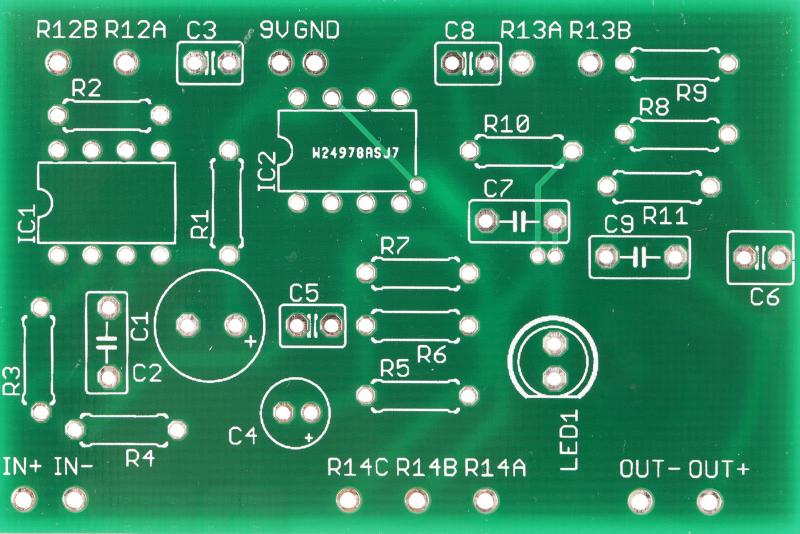
#> input picture PCB.jpg, 1600 x 1067 px (shown at 1/2 size)
$ jupyter execute --allow-errors Shape_feature.ipynb
#> lines starting #> are read from the running program, lines starting #| are printed output that depends on the picture; after the words box and inside, x2 and y2 are one past the last pixel; in counts of white or black regions, pixels touching at a corner belong together
# Week 6: Shape Feature

We introduced the shape features in the lecture. This week, we will practice the implementation of those algorithms by using OpenCV and Python.

You should be able to complete the task by following the To-Do List ✅

Please check our previous weeks' lab solutions if you forget how to use certain functions. The solutions are in each week's Bb site folder

> ❗ You can use the Scikit-Learn function to complete your task today, but you should also work on creating those algorithms from scratch. Please check the algorithm from this week's lecture.

## Task 1: Preparision

✅ Mount your google drive

✅ Import libraries such as OpenCV and MatPlotLib

✅ Choose and upload some images from the pedestrains128x64 dataset (__You will use the same dataset to work on some other tasks for Object/Human Detection__)

✅ Load the image by using OpenCV functions

✅ Transfer the colour image into a grayscale image (__The rest of the task only works on shape, so the color is not used this week__)

✅ Display the grayscale image by using MatPlotLib functions.

[cell 1]
import matplotlib.pyplot as plt
import cv2
import os
import numpy as np

dataset_path = r"D:\SHU\ML_lab\Lab6_shape_feature\pedestrians_positive"
#> (the rest of this cell did not finish here and is left out)

[cell 2]
# Assuming grayscale_images is a list of 2D numpy arrays
colors = ['red', 'green', 'blue']
#> (the rest of this cell did not finish here and is left out)

## Task 2 Kernel-based Edge Detection

Some algorithms use edges to describe the shapes. One basic approach is to use kernel-based filters. Please check this [online demo](https://setosa.io/ev/image-kernels/) - Play with it and understand:
1. what are kernels
2. How to define a kernel-size and value in the kernel
3. The type of kernels
4. When to use each kernel for different tasks

__TO DO__

✅ check [this web tutorial](https://www.askpython.com/python-modules/opencv-filter2d) and learn how to implement a kernel-based sobel edge detection by using your image

[cell 3]
kernel1 = np.array([[1, 2, 1],
                    [0, 0, 0],
                    [-1, -2, -1]])

#> (the rest of this cell did not finish here and is left out)

## Task 3 Canny Edge detection

You can work on some advanced edge detection algorithms from OpenCV high-level functions.

try `cv2.Canny()`

The output is a binary image containing the edge of the input. Adjust the threshould 1 and threshold 2 and aperture size. Display the edge images and observe the differences.

Check more details [Here](https://docs.opencv.org/3.4/da/d22/tutorial_py_canny.html)

#> (a cell that did not finish here is left out)

## Task 4: Morphological Demo

To explore how to use morphological image processing methods
1. Erosion
2. Dilation
3. Opening
4. Closing

✅ Run the following code to compare the difference between input and output

✅ Modify the parameters, such as kernel size, iterations and compare the difference again.

[cell 5]
import cv2
import numpy as np

obj = np.ones((100,100), np.uint8)
hole = np.zeros((10,10), np.uint8)
obj[25:35,25:35] = hole
noise = np.ones((10,10), np.uint8)
image = np.zeros((300,300), np.uint8)
image[50:150,50:150] = obj
image[200:210,200:210] = noise

[cell 6]
#Erosion
kernel = np.ones((11,11), np.uint8) #Kernel

eroded = cv2.erode(image, kernel, iterations=1)
f,axes = plt.subplots(1,2,figsize=(10,5))
axes[0].imshow(image, cmap='gray')
axes[1].imshow(eroded, cmap='gray')
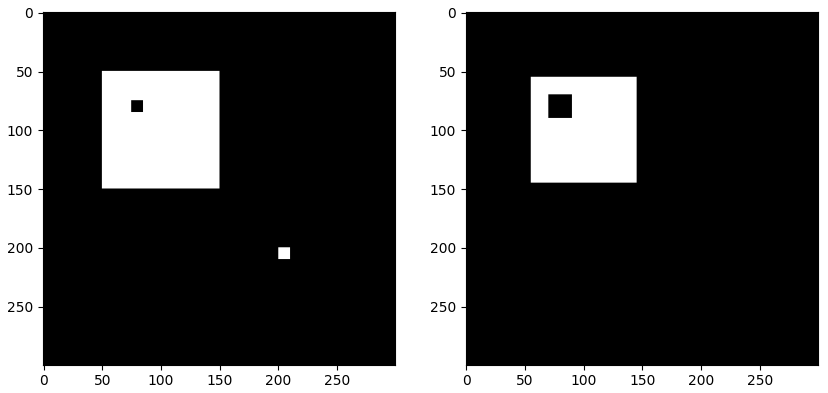
#> figure drawn by matplotlib, 2 panels

[cell 7]
#Dilation
dilated = cv2.dilate(image, kernel, iterations=1)
f,axes = plt.subplots(1,2,figsize=(10,5))
axes[0].imshow(image, cmap='gray')
axes[1].imshow(dilated, cmap='gray')
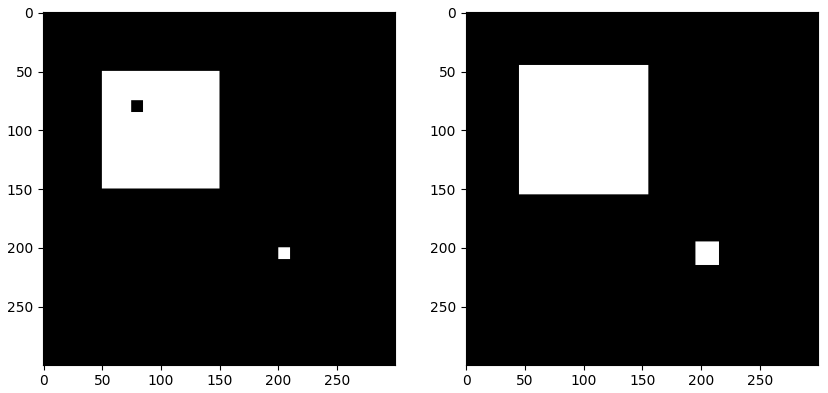
#> figure drawn by matplotlib, 2 panels

[cell 8]
#Opening
Opened= cv2.morphologyEx(image, cv2.MORPH_OPEN, kernel)
f,axes = plt.subplots(1,2,figsize=(10,5))
axes[0].imshow(image, cmap='gray')
axes[1].imshow(Opened, cmap='gray')

[cell 9]
#Closing
closed= cv2.morphologyEx(image, cv2.MORPH_CLOSE, kernel)
f,axes = plt.subplots(1,2,figsize=(10,5))
axes[0].imshow(image, cmap='gray')
axes[1].imshow(closed, cmap='gray')

# Task 5:  Morphological Project

You are given a PCB board image. Your task is to locate the vias (the holes on the PCB board) from the image so the automated PCB soldering machine can determine where to apply solder.

The image segmentation for binary image is given. You need to use Morphological Processing methods and some other functions we used in Week 2 to locate those vias.

One possible output can be as fellows:

[cell 10]
pcb_image = cv2.imread('PCB.jpg') #change it to your own path
#> pcb_image is the input picture: shape (1067, 1600, 3); mean B, G, R 97.9, 137.4, 47.5
pcb_image = cv2.cvtColor(pcb_image, cv2.COLOR_BGR2RGB)
pcb_gray = cv2.cvtColor(pcb_image, cv2.COLOR_RGB2GRAY)
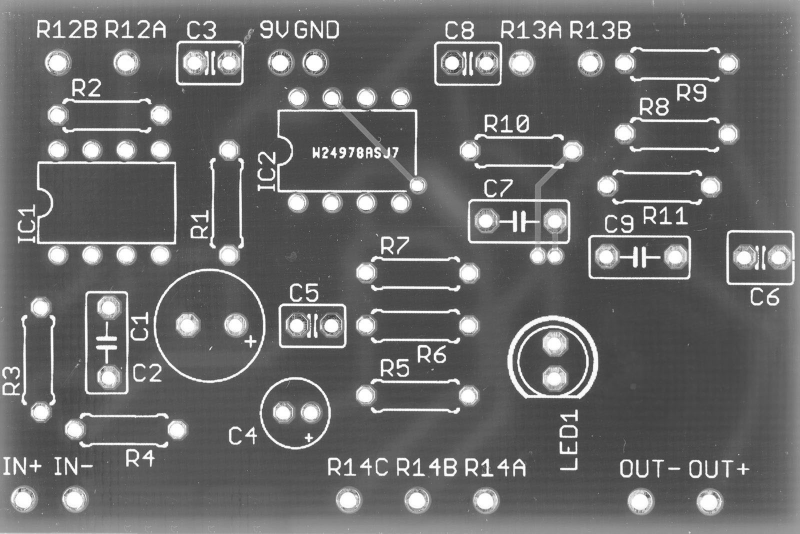
#> pcb_gray: shape (1067, 1600) (shown at 1/2 size); min 38, max 255, mean 106
ret, thresh = cv2.threshold(pcb_gray, 0, 255, cv2.THRESH_BINARY + cv2.THRESH_OTSU)
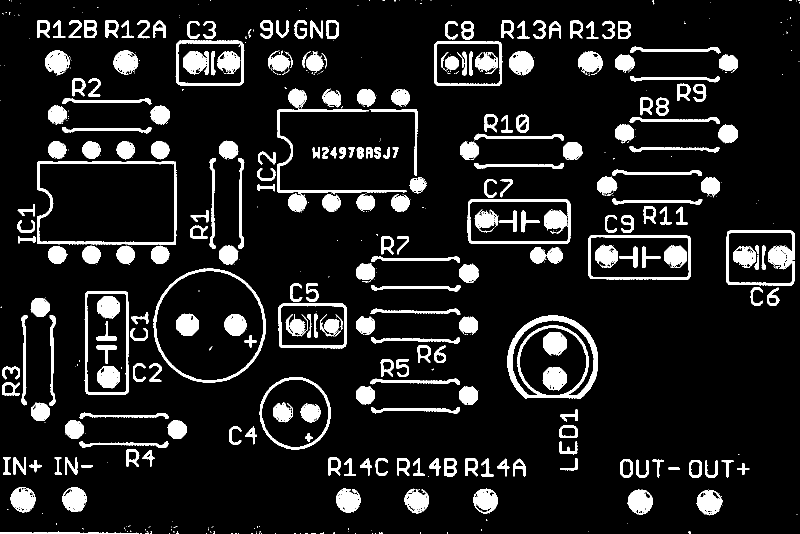
#> thresh: shape (1067, 1600) (shown at 1/2 size); 11.2% white; 630 white regions (382 under 20 px), largest, box (x1, y1, x2, y2) and area: (1015, 631, 1196, 798) 6908, (74, 322, 354, 489) 4327, (1453, 460, 1590, 571) 3919
#> ret = 160
bw = (thresh==255).astype('uint8') #You need to use this image to complete this task
plt.imshow(pcb_image)
f,axes = plt.subplots(1,2,figsize=(20,10))
axes[0].imshow(pcb_gray, cmap='gray')
axes[0].title.set_text('pcb_gray')
axes[1].imshow(bw, cmap='gray')
axes[1].title.set_text('pcb_binary')

[cell 11]
kernel = np.ones((17,17), np.uint8)
output = cv2.morphologyEx(bw, cv2.MORPH_OPEN, kernel)
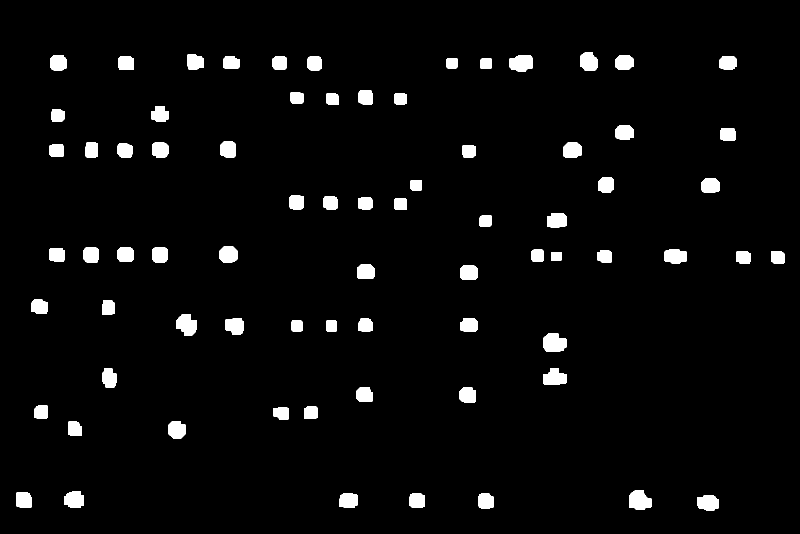
#> output: shape (1067, 1600) (shown at 1/2 size); values 0 (black) and 1 (white), 3.6% white; 74 white regions
plt.imshow(output, cmap='gray')#Your code goes here

cnts,_ = cv2.findContours(output, cv2.RETR_EXTERNAL, cv2.CHAIN_APPROX_SIMPLE)
#> cnts = 74 contours; largest, box (x1, y1, x2, y2) and area: (1086, 667, 1133, 703) 1346, (1258, 981, 1303, 1019) 1308, (353, 628, 393, 671) 1234, (1019, 111, 1066, 143) 1232, (1086, 736, 1133, 770) 1154
display = pcb_image.copy()
for i,c in enumerate(cnts):
    # draw a circle enclosing the object
    ((x, y), r) = cv2.minEnclosingCircle(c)
    cv2.circle(display, (int(x), int(y)), int(r), (255, 0, 0), 5)
#> this loop made 74 passes
#> (x, y, r) on passes 1 to 12: (1415.5, 1005, 23.26), (972, 1001, 19.11), (834.4, 1000.7, 18.47), (696.5, 1001.5, 20.94), (47.5, 999.5, 20.51), (148, 1000.2, 21.83), (1279.8, 1002.5, 24.6), (149.5, 857, 18.77), (353.7, 858.6, 19.28), (561.5, 827, 18.2), (621, 826, 17.03), (81.08, 823.1, 17.69)
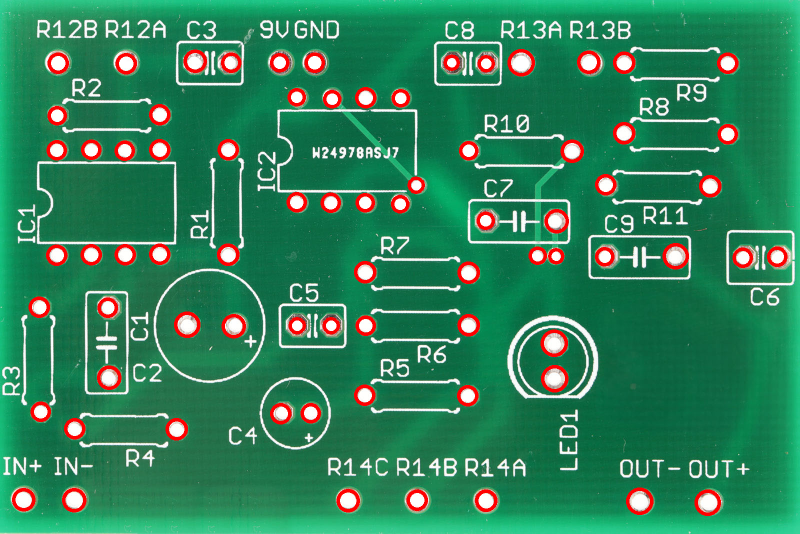
#> display: shape (1067, 1600, 3) (shown at 1/2 size); mean R, G, B 50.6, 131.3, 92.4

# plt.imshow(display)
